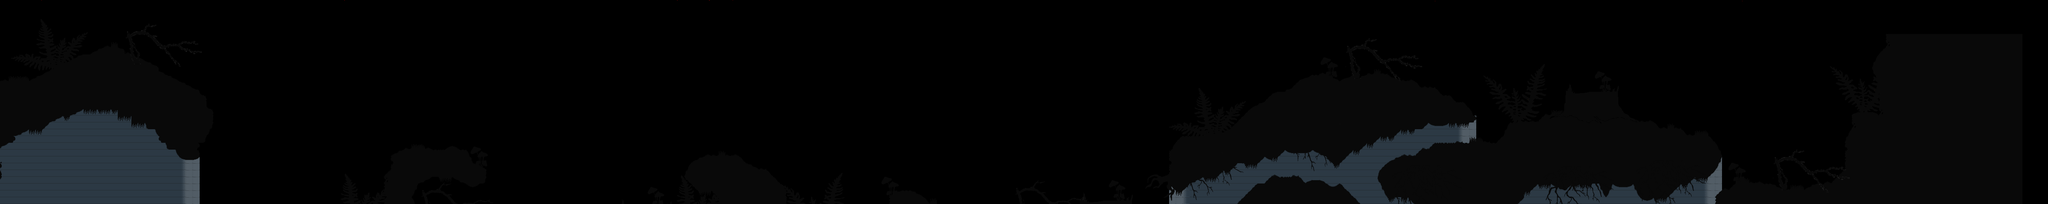

The image is a tile-based game level rendered from a .tmx file. Its description and source (layers, tilesets, objects; grid data summarised) follow:
An orthogonal 300x30 tile map with 16x16 px tiles, 2 tile layers (Слой тайлов 2, Слой тайлов 1), 45 image layers and 40 objects.

<map version="1.0" orientation="orthogonal" renderorder="right-down" width="300" height="30" tilewidth="16" tileheight="16" nextobjectid="1">
 <tileset firstgid="1" name="mininicular" tilewidth="16" tileheight="16" tilecount="80" columns="4">
  <image source="minicular.png" width="64" height="320" />
  <tile id="0">
   <objectgroup draworder="index">
    <object id="1" x="0" y="0">
     <polygon points="0,0 16,0 16,16 0,16" />
    </object>
   </objectgroup>
  </tile>
  <tile id="2">
   <objectgroup draworder="index">
    <object id="8" x="0" y="4">
     <polygon points="0,0 16,0 16,12 0,12" />
    </object>
   </objectgroup>
  </tile>
  <tile id="3">
   <objectgroup draworder="index">
    <object id="3" x="0" y="4">
     <polygon points="0,0 16,0 16,12 0,12" />
    </object>
   </objectgroup>
  </tile>
  <tile id="4">
   <objectgroup draworder="index">
    <object id="1" x="0" y="0">
     <polygon points="0,0 16,0 16,16 8,16 0,8 0,4" />
    </object>
   </objectgroup>
  </tile>
  <tile id="5">
   <objectgroup draworder="index">
    <object id="1" x="0" y="0">
     <polygon points="0,0 12,0 16,4 16,8 8,16 0,16" />
    </object>
   </objectgroup>
  </tile>
  <tile id="6">
   <objectgroup draworder="index">
    <object id="1" x="16" y="0">
     <polygon points="0,0 0,16 -16,16" />
    </object>
   </objectgroup>
  </tile>
  <tile id="7">
   <objectgroup draworder="index">
    <object id="1" x="0" y="0">
     <polygon points="0,0 16,16 0,16" />
    </object>
   </objectgroup>
  </tile>
  <tile id="8">
   <objectgroup draworder="index">
    <object id="1" x="4" y="0">
     <polygon points="0,0 12,0 12,16 -4,16" />
    </object>
   </objectgroup>
  </tile>
  <tile id="9">
   <objectgroup draworder="index">
    <object id="1" x="0" y="0">
     <polygon points="0,0 8,0 16,8 16,16 0,16" />
    </object>
   </objectgroup>
  </tile>
  <tile id="10">
   <objectgroup draworder="index">
    <object id="1" x="0" y="0">
     <polygon points="0,0 16,0 16,16" />
    </object>
   </objectgroup>
  </tile>
  <tile id="11">
   <objectgroup draworder="index">
    <object id="1" x="0" y="0">
     <polygon points="0,0 16,0 0,16" />
    </object>
   </objectgroup>
  </tile>
  <tile id="12">
   <objectgroup draworder="index">
    <object id="3" x="4" y="0">
     <polygon points="0,0 12,0 12,16 0,16" />
    </object>
   </objectgroup>
  </tile>
  <tile id="13">
   <objectgroup draworder="index">
    <object id="1" x="0" y="0">
     <polygon points="0,0 12,0 12,16 0,16" />
    </object>
   </objectgroup>
  </tile>
  <tile id="16">
   <objectgroup draworder="index">
    <object id="2" x="4" y="0">
     <polygon points="0,0 8,0 12,0 12,16 0,16" />
    </object>
   </objectgroup>
  </tile>
  <tile id="17">
   <objectgroup draworder="index">
    <object id="1" x="0" y="0">
     <polygon points="0,0 12,0 12,16 0,16" />
    </object>
   </objectgroup>
  </tile>
  <tile id="20">
   <objectgroup draworder="index">
    <object id="1" x="0" y="0">
     <polygon points="0,0 16,0 16,16 0,16 4,8" />
    </object>
   </objectgroup>
  </tile>
  <tile id="21">
   <objectgroup draworder="index">
    <object id="1" x="0" y="0">
     <polygon points="0,0 16,0 8,8 16,16 0,16" />
    </object>
   </objectgroup>
  </tile>
  <tile id="38">
   <objectgroup draworder="index">
    <object id="2" x="16" y="0">
     <polygon points="0,0 0,16 -8,16" />
    </object>
   </objectgroup>
  </tile>
  <tile id="39">
   <objectgroup draworder="index">
    <object id="1" x="0" y="0">
     <polygon points="0,0 8,16 0,16" />
    </object>
   </objectgroup>
  </tile>
  <tile id="40">
   <objectgroup draworder="index">
    <object id="2" x="0" y="0">
     <polygon points="0,0 8,16 0,16" />
    </object>
   </objectgroup>
  </tile>
  <tile id="41">
   <objectgroup draworder="index">
    <object id="1" x="0" y="0">
     <polygon points="0,0 8,0 0,16" />
    </object>
   </objectgroup>
  </tile>
  <tile id="42">
   <objectgroup draworder="index">
    <object id="3" x="8" y="0">
     <polygon points="0,0 8,0 8,16 -8,16" />
    </object>
   </objectgroup>
  </tile>
  <tile id="44">
   <objectgroup draworder="index">
    <object id="1" x="0" y="0">
     <polygon points="0,0 16,0 16,16 8,16" />
    </object>
   </objectgroup>
  </tile>
  <tile id="45">
   <objectgroup draworder="index">
    <object id="1" x="0" y="0">
     <polygon points="0,0 16,0 8,16 0,16" />
    </object>
   </objectgroup>
  </tile>
  <tile id="48">
   <objectgroup draworder="index">
    <object id="1" x="8" y="0">
     <polygon points="0,0 8,0 8,16" />
    </object>
   </objectgroup>
  </tile>
  <tile id="49">
   <objectgroup draworder="index">
    <object id="2" x="0" y="0">
     <polygon points="0,0 8,0 0,16" />
    </object>
   </objectgroup>
  </tile>
  <tile id="52">
   <objectgroup draworder="index">
    <object id="1" x="16" y="8">
     <polygon points="0,0 0,8 -16,8" />
    </object>
   </objectgroup>
  </tile>
  <tile id="53">
   <objectgroup draworder="index">
    <object id="1" x="16" y="0">
     <polygon points="0,0 0,16 -16,16 -16,8" />
    </object>
   </objectgroup>
  </tile>
  <tile id="56">
   <objectgroup draworder="index">
    <object id="1" x="0" y="0">
     <polygon points="0,0 16,0 16,8" />
    </object>
   </objectgroup>
  </tile>
  <tile id="57">
   <objectgroup draworder="index">
    <object id="1" x="0" y="0">
     <polygon points="0,0 16,0 16,16 0,8" />
    </object>
   </objectgroup>
  </tile>
  <tile id="60">
   <objectgroup draworder="index">
    <object id="1" x="0" y="0">
     <polygon points="0,0 16,8 16,16 0,16" />
    </object>
   </objectgroup>
  </tile>
  <tile id="61">
   <objectgroup draworder="index">
    <object id="1" x="0" y="8">
     <polygon points="0,0 16,8 0,8" />
    </object>
   </objectgroup>
  </tile>
  <tile id="64">
   <objectgroup draworder="index">
    <object id="1" x="0" y="0">
     <polygon points="0,0 16,0 16,8 0,16" />
    </object>
   </objectgroup>
  </tile>
  <tile id="65">
   <objectgroup draworder="index">
    <object id="1" x="0" y="0">
     <polygon points="0,0 16,0 0,8" />
    </object>
   </objectgroup>
  </tile>
  <tile id="66">
   <objectgroup draworder="index">
    <object id="1" x="0" y="0">
     <polygon points="0,0 12,8 16,8 16,16 0,16" />
    </object>
   </objectgroup>
  </tile>
  <tile id="67">
   <objectgroup draworder="index">
    <object id="2" x="16" y="0">
     <polygon points="0,0 0,16 -16,16 -16,8 -12,8" />
    </object>
   </objectgroup>
  </tile>
  <tile id="71">
   <objectgroup draworder="index">
    <object id="1" x="0" y="8">
     <polygon points="0,0 16,0 16,8 0,8" />
    </object>
   </objectgroup>
  </tile>
  <tile id="72">
   <objectgroup draworder="index">
    <object id="1" x="0" y="16">
     <polygon points="0,0 16,-8 16,0" />
    </object>
   </objectgroup>
  </tile>
  <tile id="73">
   <objectgroup draworder="index">
    <object id="1" x="0" y="8">
     <polygon points="0,0 16,8 0,8" />
    </object>
   </objectgroup>
  </tile>
  <tile id="78">
   <objectgroup draworder="index">
    <object id="1" x="0" y="0">
     <polygon points="0,0 16,0 16,16 0,16" />
    </object>
   </objectgroup>
  </tile>
 </tileset>
 <imagelayer name="Слой изображений 3" opacity="0.5" offsetx="97" offsety="0">
  <image source="1.png" />
 </imagelayer>
 <imagelayer name="Копия Слой изображений 3" opacity="0.5" offsetx="1717" offsety="0">
  <image source="1.png" />
 </imagelayer>
 <imagelayer name="Копия Копия Слой изображений 3" opacity="0.5" offsetx="2587" offsety="-2">
  <image source="1.png" />
 </imagelayer>
 <imagelayer name="Копия Копия Копия Слой изображений 3" opacity="0.5" offsetx="3363" offsety="2">
  <image source="1.png" />
 </imagelayer>
 <imagelayer name="Копия Копия Копия Копия Слой изображений 3" opacity="0.5" offsetx="4083" offsety="2">
  <image source="1.png" />
 </imagelayer>
 <imagelayer name="Копия Слой изображений 3" opacity="0.5" offsetx="892" offsety="-2">
  <image source="1.png" />
 </imagelayer>
 <imagelayer name="Слой изображений 2" opacity="0.7" offsetx="-197" offsety="0">
  <image source="1.png" trans="000000" />
 </imagelayer>
 <imagelayer name="Копия Слой изображений 2" opacity="0.7" offsetx="1587" offsety="0">
  <image source="1.png" trans="000000" />
 </imagelayer>
 <imagelayer name="Копия Копия Слой изображений 2" opacity="0.7" offsetx="2521" offsety="-2">
  <image source="1.png" trans="000000" />
 </imagelayer>
 <imagelayer name="Копия Копия Копия Слой изображений 2" opacity="0.7" offsetx="3413" offsety="-6">
  <image source="1.png" trans="000000" />
 </imagelayer>
 <imagelayer name="Копия Копия Копия Копия Слой изображений 2" opacity="0.7" offsetx="4157" offsety="-2">
  <image source="1.png" trans="000000" />
 </imagelayer>
 <imagelayer name="Копия Слой изображений 2" opacity="0.7" offsetx="807" offsety="0">
  <image source="1.png" trans="000000" />
 </imagelayer>
 <imagelayer name="Слой изображений 1" offsetx="-43" offsety="0">
  <image source="1.png" />
 </imagelayer>
 <imagelayer name="Копия Слой изображений 1" offsetx="1662.33" offsety="0">
  <image source="1.png" />
 </imagelayer>
 <imagelayer name="Копия Копия Слой изображений 1" offsetx="2404.33" offsety="-2">
  <image source="1.png" />
 </imagelayer>
 <imagelayer name="Копия Копия Копия Слой изображений 1" offsetx="3288.33" offsety="-2">
  <image source="1.png" />
 </imagelayer>
 <imagelayer name="Копия Копия Копия Копия Слой изображений 1" offsetx="4024.33" offsety="-2">
  <image source="1.png" />
 </imagelayer>
 <imagelayer name="Копия Слой изображений 1" offsetx="755" offsety="-4">
  <image source="1.png" />
 </imagelayer>
 <layer name="Слой тайлов 2" width="300" height="30" offsetx="-60" offsety="80">
  <data>[9000 cells, 1083 non-empty, 4 distinct tile ids]</data>
 </layer>
 <layer name="Слой тайлов 1" width="300" height="30" offsetx="-60" offsety="80">
  <data>[9000 cells, 3272 non-empty, 53 distinct tile ids]</data>
 </layer>
 <imagelayer name="пенек" offsetx="1411" offsety="440">
  <image source="stumps/stump_1.png" width="206" height="144" />
 </imagelayer>
 <imagelayer name="Копия пенек" offsetx="3631" offsety="168">
  <image source="stumps/stump_1.png" width="206" height="144" />
 </imagelayer>
 <imagelayer name="Копия пенек" offsetx="2492.67" offsety="424.667">
  <image source="stumps/stump_1.png" width="206" height="144" />
 </imagelayer>
 <imagelayer name="гриб" offsetx="1102.67" offsety="344">
  <image source="stumps/murshroom.png" width="42" height="57" />
 </imagelayer>
 <imagelayer name="Копия гриб" offsetx="3566.67" offsety="500">
  <image source="stumps/murshroom.png" width="42" height="57" />
 </imagelayer>
 <imagelayer name="Копия Копия гриб" offsetx="3094.67" offsety="134">
  <image source="stumps/murshroom.png" width="42" height="57" />
 </imagelayer>
 <imagelayer name="Копия Копия Копия гриб" offsetx="4050.67" offsety="382">
  <image source="stumps/murshroom.png" width="42" height="57" />
 </imagelayer>
 <imagelayer name="Копия гриб" offsetx="2065.67" offsety="415">
  <image source="stumps/murshroom.png" width="42" height="57" />
 </imagelayer>
 <imagelayer name="папоротник1" offsetx="24" offsety="44">
  <image source="terns/fern.png" width="184" height="128" />
 </imagelayer>
 <imagelayer name="Копия папоротник1" offsetx="2738" offsety="206">
  <image source="terns/fern.png" width="184" height="128" />
 </imagelayer>
 <imagelayer name="Копия папоротник1" offsetx="737.333" offsety="408">
  <image source="terns/fern.png" width="184" height="128" />
 </imagelayer>
 <imagelayer name="Копия Копия папоротник1" offsetx="1525.33" offsety="412">
  <image source="terns/fern.png" width="184" height="128" />
 </imagelayer>
 <imagelayer name="папоротник2" offsetx="1828" offsety="402.667">
  <image source="terns/fern2.png" width="153" height="151" />
 </imagelayer>
 <imagelayer name="Копия папоротник2" offsetx="3474" offsety="146.667">
  <image source="terns/fern2.png" width="153" height="151" />
 </imagelayer>
 <imagelayer name="Копия Копия папоротник2" offsetx="4286" offsety="124.667">
  <image source="terns/fern2.png" width="153" height="151" />
 </imagelayer>
 <imagelayer name="палочка" offsetx="2680" offsety="384">
  <image source="terns/stick.png" width="95" height="89" />
 </imagelayer>
 <imagelayer name="корень" offsetx="3024.67" offsety="284">
  <image source="terns/root.png" width="168" height="120" />
 </imagelayer>
 <imagelayer name="Копия корень" offsetx="3615.33" offsety="392">
  <image source="terns/root.png" width="168" height="120" />
 </imagelayer>
 <imagelayer name="Копия Копия корень" offsetx="2748.67" offsety="352">
  <image source="terns/root.png" width="168" height="120" />
 </imagelayer>
 <imagelayer name="Копия Копия Копия корень" offsetx="3260.67" offsety="389.333">
  <image source="terns/root.png" width="168" height="120" />
 </imagelayer>
 <imagelayer name="Копия Копия Копия Копия корень" offsetx="3831.33" offsety="378.667">
  <image source="terns/root.png" width="168" height="120" />
 </imagelayer>
 <imagelayer name="палочка2" offsetx="493" offsety="500">
  <image source="terns/stick2.png" width="205" height="58" />
 </imagelayer>
 <imagelayer name="дерево" offsetx="290.667" offsety="56">
  <image source="terns/tree.png" width="183" height="101" />
 </imagelayer>
 <imagelayer name="Копия дерево" offsetx="982.667" offsety="429.333">
  <image source="terns/tree.png" width="183" height="101" />
 </imagelayer>
 <imagelayer name="Копия Копия дерево" offsetx="2374.67" offsety="424">
  <image source="terns/tree.png" width="183" height="101" />
 </imagelayer>
 <imagelayer name="Копия Копия Копия дерево" offsetx="3150.67" offsety="90.6667">
  <image source="terns/tree.png" width="183" height="101" />
 </imagelayer>
 <imagelayer name="Копия Копия Копия Копия дерево" offsetx="4152" offsety="352">
  <image source="terns/tree.png" width="183" height="101" />
 </imagelayer>
</map>
